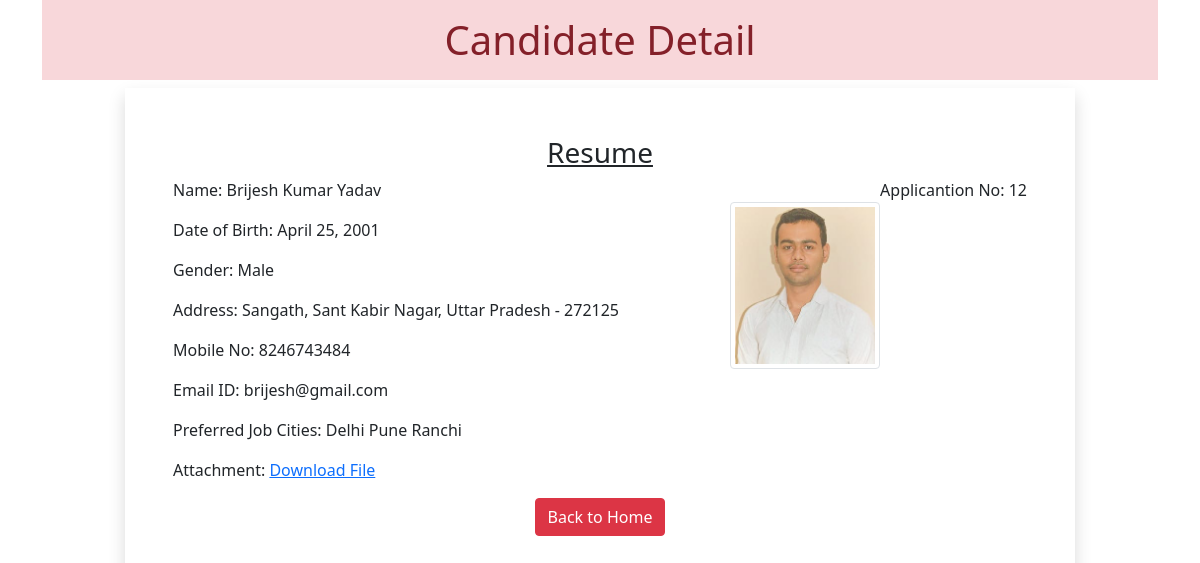
Page /12 on the committed database.
### myapp/models.py (models this page shows)
class Resume(models.Model):
 name = models.CharField(max_length=100)
 dob = models.DateField(auto_now=False, auto_now_add=False)
 gender = models.CharField(max_length=100)
 locality = models.CharField(max_length=100)
 city = models.CharField(max_length=100)
 pin = models.PositiveIntegerField()
 state = models.CharField(choices=STATE_CHOICE, max_length=50)
 mobile = models.PositiveIntegerField()
 email = models.EmailField()
 job_city = models.CharField(max_length=50)
 profile_image = models.ImageField(upload_to='profileimg', blank=True)
 my_file = models.FileField(upload_to='doc', blank=True)

### myapp/views.py (the view)
# urls.py: path('<int:pk>', views.CandidateView.as_view(), name='candidate')
class CandidateView(View):
 def get(self, request, pk):
  candidate = Resume.objects.get(pk=pk)
  return render(request, 'myapp/candidate.html', {'candidate':candidate})

### myapp/templatetags/myfilter.py (called while the page is built)
@register.filter(name='remove_special')
def remove_chars(value, arg):
 print("Arg", arg)
 print("Value:", value)
 for character in arg:
  print(character)
  value = value.replace(character, "")
 return value

### myapp/templates/myapp/candidate.html (shortened to what this page needs)
<!DOCTYPE html>
{% load myfilter %}
<html lang="en">
<head>
  <link href="https://cdn.jsdelivr.net/npm/bootstrap@5.0.0-beta2/dist/css/bootstrap.min.css" rel="stylesheet">
</head>
<body>
  <div class="container">
   <h1 class="alert-danger text-center p-3">Candidate Detail</h1>
   <div class="row">
    <div class="col-sm-10 shadow p-5 offset-sm-1">
     <h3 class="text-center"><u>Resume</u></h3>
     <p class="float-end">Applicantion No: {{candidate.id}}</p>
     <img src="{{candidate.profile_image.url}}" alt="" class="img-fluid img-thumbnail float-end mt-4" width="150" height="150">
     <p>Name: {{candidate.name}}</p>
     <p>Date of Birth: {{candidate.dob}}</p>
     <p>Gender: {{candidate.gender}}</p>
     <p>Address: {{candidate.locality}}, {{candidate.city}}, {{candidate.state}} - {{candidate.pin}}</p>
     <p>Mobile No: {{candidate.mobile}}</p>
     <p>Email ID: {{candidate.email}}</p>
     <p>Preferred Job Cities: {{candidate.job_city|remove_special:"[]',"}}</p>
     <p>Attachment: <a href="{{candidate.my_file.url}}">Download File</a></p>
    <div class="text-center">
     <a href="/" class="btn btn-danger">Back to Home</a>
    </div>
    </div>
   </div>
  </div>
</body>
</html>

### rows in the picture
Resume: id "12", profile_image (picture), name "Brijesh Kumar Yadav", dob "April 25, 2001", gender "Male", locality "Sangath", city "Sant Kabir Nagar", state "Uttar Pradesh", pin "272125", mobile "8246743484", email "brijesh@gmail.com", job_city|remove_special "Delhi Pune Ranchi"
